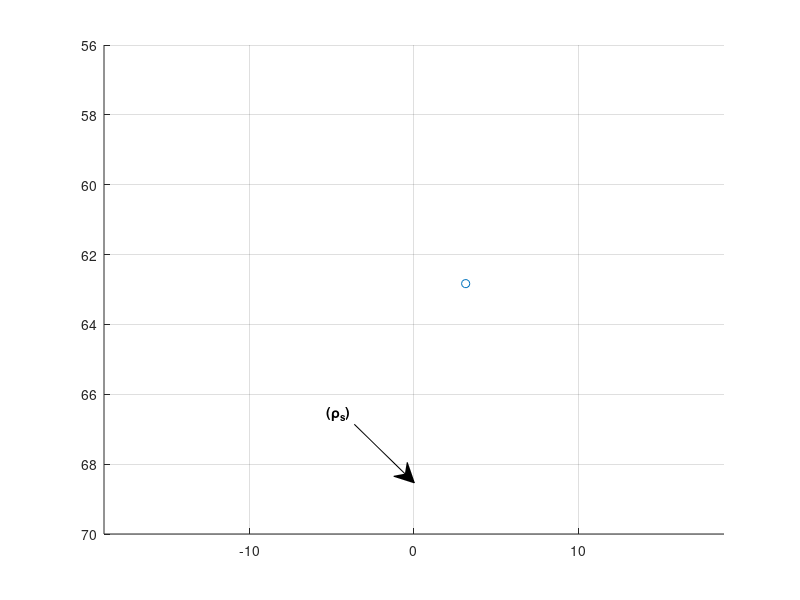

Recreate this plot in MATLAB. (Note: this script raises an error after producing the figure.)
clear 
close all
kb = 1; % For simplicity
p = [0 ; 0];
lambda = 2*pi/kb; %meter
ps = [lambda/2; 10*lambda];


x = 0:lambda/20:lambda;
y = 0:lambda/20:lambda;

figure(1)
hold on
xlim([-3*lambda 3*lambda])
grid on
set(gca, 'YDir','reverse')
scatter(ps(1),ps(2))
annotation('textarrow',[0.4429,0.5179],[0.292857142857143,0.195238095238095],'String','\bf(\rho_{s})')
yregion( 0 , lambda)
line([0 lambda],[lambda lambda])
hold off

[X, Y] = meshgrid(x,y);
N = length(X)*length(X);

u_inc = (-1j/4)*besselh(0,2,kb*(sqrt((X - ps(1)).^2 + (Y - ps(2)).^2)));


figure(2)
hold on
title(['Real part of u_{inc} with k_b = ' num2str(kb), ' \rho_s = (' num2str(ps(1)) ',' num2str(ps(2)) ')'])
xlabel("x-axis")
imagesc(real(u_inc))
axis equal tight
set(gca, 'YDir','reverse')
clim([-0.1 0.1])
colorbar
hold off


figure(3)
hold on
title(['Imaginary part of u_{inc} with k_b = ' num2str(kb), ' \rho_s = (' num2str(ps(1)) ',' num2str(ps(2)) ')'])
imagesc(imag(u_inc))
axis equal tight
set(gca, 'YDir','reverse')
clim([-0.1 0.1])
colorbar
hold off


%% Define the object (Diamond)
omega = 3;
c = 3;
radius = 5;
n = 21;
center = ceil(n/2);
[X_obj, Y_obj] = meshgrid(1:n, 1:n);
obj = (abs(X_obj - center) + abs(Y_obj - center)) <= radius;
obj= obj.*1.5;
n = 21;
line_length = 7;
obj = zeros(n, n);
center = ceil(n/2);
half_length = floor(line_length/2);
% Horizontal
obj(center, center-half_length:center+half_length) = 1.5;
% % % Vertical
% obj = zeros(n, n);
% obj(center-half_length:center+half_length, center) = 1.5;
% Diagonal line at 45 degrees

% obj = zeros(n , n);
% for i = -half_length:half_length
%     row = center + i;
%     col = center + i;
%     if row >= 1 && row <= n && col >= 1 && col <= n
%         obj(row, col) = 1.5;
%     end
% end

% Convert to double
chi = double(obj);

% k_rho = omega./(c*obj);
% k_rho(isinf(k_rho)) = 0;
% chi = (k_rho/kb).^2 - 1; 

figure(4)
hold on
title(['Contrast'])
imagesc(chi)
axis equal tight
set(gca, 'YDir','reverse')
colorbar
hold off

%% Define the Receiver domain
L = 3*lambda;
Rec_x = [-lambda;   2*lambda];
Rec_y = [1.5*lambda;  1.5*lambda];

figure(1)
hold on 
line(Rec_x, Rec_y)
axis equal tight
hold off
%% Intgral formulation
% upperBound = [2; 2];
% lowerBound = [0; 0];
% n_int = 100;
% h = (upperBound(1) - lowerBound(1))/n;
% x = 0;
% % for i = 1:n-1
% %     pos_int_x = lowerBound(1) + i*h;
% %     pos_int_y = lowerBound(2) + i*h;
% %     temp = besselh(0,2,kb*sqrt((X - pos_int_x).^2 + (Y - pos_int_y).^2))*...
% %            besselh(0,2,(kb*sqrt((X - ps(1)).^2+ (Y - ps(2)).^2)*kb^2));
% %     x = x + temp; 
% % end

h = lambda/20;
m = 20;
antenna_cordintes = [];
%u_sc = zeros([m 1]);
antenna_x = linspace(Rec_x(1), Rec_x(2), m);
antenna_y = ones([1 m])*Rec_y(1);
%antenna_y2 = -1*ones([1 m/4])*Rec_y(1);
%antenna_y2 = linspace(-Rec_y(1), -Rec_y(2), m/2);
%antenna_x_left = ones([1 m/4])*Rec_x(1);
%antenna_x_right = ones([1 m/4])*Rec_x(2);
%antenna_y_vertical = linspace(-Rec_y(1) , Rec_y(1), m/4);
antenna_cordintes = [antenna_x ; antenna_y];
%antenna_cordintes = [antenna_cordintes, [antenna_x ; antenna_y2]];
%antenna_cordintes = [antenna_cordintes, [antenna_x_left ; antenna_y_vertical]];
%antenna_cordintes = [antenna_cordintes, [antenna_x_right ; antenna_y_vertical]];
% Calculate distances between x and y
dist_source2image = zeros(n);
dist_image2antenne = cell(m, 1);
for m = 1:length(antenna_cordintes)
    temp = zeros(n);
    for i = 1:length(X)
        for j = 1:length(Y)
            dist_source2image(i,j)  = sqrt((X(1,i) - ps(1))^2 + (Y(j,1) - ps(2))^2) ; 
            temp(i,j) = sqrt((X(1,i) - antenna_cordintes(1,m))^2 + (Y(j,1) - antenna_cordintes(2,m))^2);
        end
    end
    dist_image2antenne{m} = temp;
end

A = zeros([m N]);
for j = 1:m
    sum = 0;
    %for i = 1:n
    sum = besselh(0,2,kb*dist_image2antenne{j})*besselh(0,2,kb*dist_source2image);
    %end    
%u_sc(j) = (-kb^2)/(16).*sum;
    A(j,:) = vec((-kb^2*(h^2))/(16).*sum)';

end 
amountfreq = 100;
A_new = zeros([m*amountfreq n*n]);
kbs = linspace(1, 10, amountfreq);
index = 1;
for j = 1:m
    for i = 1:amountfreq
        kb = kbs(i);
        sum = besselh(0,2,kb*dist_image2antenne{j})*besselh(0,2,kb*dist_source2image);
        A_new(index,:) = vec((-kb^2*(h^2))/(16).*sum)';
        index = index + 1;
    end
end    
%A = ((-1)/(16))*(h.*u_sc);

figure(5)
imagesc(real(A)) % Check documentation of imagesc for X and Y axis



figure(6)
clf(6)
hold on
ylabel('Y-axis')
xlabel('X-axis')
%axis equal tight
set(gca, 'YDir','reverse')
scatter(antenna_cordintes(1, 1:m/2),antenna_cordintes(2,1:m/2))
scatter(antenna_cordintes(1, m/2:end), antenna_cordintes(2, m/2:end))
hold off
%% Reconstruction
chi_vec = vec(chi);
%u_sc = vec(int);

u_sc = A*chi_vec;

image = pinv(A)*u_sc;
image = reshape(image, [n n]);

figure(7)
hold on
title(['Reconstruction using ', num2str(m), ' antennas'])
colorbar;
%clim([0 0.5])
imagesc(max(real(image),0))
axis equal tight
xlabel("X - pixels")
ylabel("Y - pixels")
set(gca, 'YDir','reverse')
hold off

[~, S, ~] = svd(A);

figure(8)
clf(8)
hold on
title("Singular values of the A matrix")
plot(diag(S))
xlabel('Number of antennas')
grid on
set(gca, 'YScale','log')
hold off

[~, S, ~] = svd(A_new);

figure(9)
clf(9)
hold on
title("Singular values of the A_{new} matrix")
plot(diag(S))
xlabel('Number of singular values')
grid on
set(gca, 'YScale','log')
hold off


u_sc_new = A_new*chi_vec;

image_new = pinv(A_new)*u_sc_new;
image_new = reshape(image_new, [n n]);

figure(10)
hold on
title(['Reconstruction using ', num2str(m), ' antennas and ', num2str(amountfreq), ' frequencies'])
colorbar;
%clim([0 0.5])
imagesc(max(real(image_new),0))
axis equal tight
xlabel("X - pixels")
ylabel("Y - pixels")
set(gca, 'YDir','reverse')
hold off